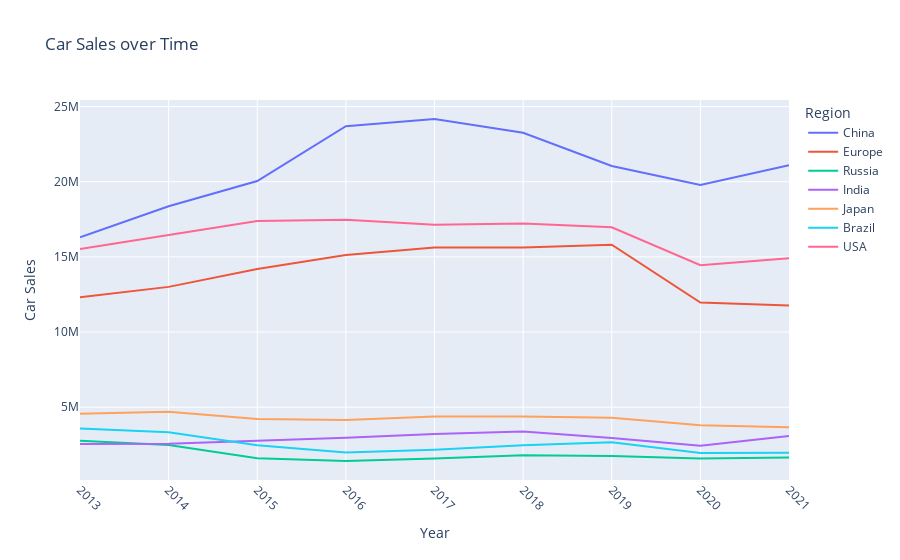

The code cell stored with this chart in its notebook:
### Code cell
import plotly.express as px
import pandas as pd
import numpy as np


fig_line=px.line(        
        year_df,
        x = "Year", #Columns from the data frame
        y = "Car Sales",
    color='Region',
        title = "Car Sales over Time"
)

    
fig_line.update_xaxes(tickangle= 45)  
fig_line.show()

### Figure 1 — Plotly figure (JSON) as saved in the notebook; plotly's stock layout.template omitted (floating-point values rounded to 4 significant figures)
{"data": [{"hovertemplate": "Region=China<br>Year=%{x}<br>Car Sales=%{y}<extra></extra>", "legendgroup": "China", "line": {"color": "#636efa", "dash": "solid"}, "marker": {"symbol": "circle"}, "mode": "lines", "name": "China", "orientation": "v", "showlegend": true, "x": ["2013", "2014", "2015", "2016", "2017", "2018", "2019", "2020", "2021"], "xaxis": "x", "y": [16303700, 18368900, 20047200, 23693400, 24171400, 23256300, 21045000, 19790000, 21090200], "yaxis": "y", "type": "scatter"}, {"hovertemplate": "Region=Europe<br>Year=%{x}<br>Car Sales=%{y}<extra></extra>", "legendgroup": "Europe", "line": {"color": "#EF553B", "dash": "solid"}, "marker": {"symbol": "circle"}, "mode": "lines", "name": "Europe", "orientation": "v", "showlegend": true, "x": ["2013", "2014", "2015", "2016", "2017", "2018", "2019", "2020", "2021"], "xaxis": "x", "y": [12308200, 13006500, 14201900, 15131700, 15631700, 15624500, 15805800, 11961200, 11774900], "yaxis": "y", "type": "scatter"}, {"hovertemplate": "Region=Russia<br>Year=%{x}<br>Car Sales=%{y}<extra></extra>", "legendgroup": "Russia", "line": {"color": "#00cc96", "dash": "solid"}, "marker": {"symbol": "circle"}, "mode": "lines", "name": "Russia", "orientation": "v", "showlegend": true, "x": ["2013", "2014", "2015", "2016", "2017", "2018", "2019", "2020", "2021"], "xaxis": "x", "y": [2777400, 2491400, 1601200, 1425800, 1595700, 1800600, 1759500, 1598800, 1666800], "yaxis": "y", "type": "scatter"}, {"hovertemplate": "Region=India<br>Year=%{x}<br>Car Sales=%{y}<extra></extra>", "legendgroup": "India", "line": {"color": "#ab63fa", "dash": "solid"}, "marker": {"symbol": "circle"}, "mode": "lines", "name": "India", "orientation": "v", "showlegend": true, "x": ["2013", "2014", "2015", "2016", "2017", "2018", "2019", "2020", "2021"], "xaxis": "x", "y": [2554000, 2570500, 2772700, 2966600, 3229100, 3394700, 2962100, 2435100, 3082400], "yaxis": "y", "type": "scatter"}, {"hovertemplate": "Region=Japan<br>Year=%{x}<br>Car Sales=%{y}<extra></extra>", "legendgroup": "Japan", "line": {"color": "#FFA15A", "dash": "solid"}, "marker": {"symbol": "circle"}, "mode": "lines", "name": "Japan", "orientation": "v", "showlegend": true, "x": ["2013", "2014", "2015", "2016", "2017", "2018", "2019", "2020", "2021"], "xaxis": "x", "y": [4562300, 4699600, 4215900, 4146500, 4386400, 4391200, 4301100, 3810000, 3675700], "yaxis": "y", "type": "scatter"}, {"hovertemplate": "Region=Brazil<br>Year=%{x}<br>Car Sales=%{y}<extra></extra>", "legendgroup": "Brazil", "line": {"color": "#19d3f3", "dash": "solid"}, "marker": {"symbol": "circle"}, "mode": "lines", "name": "Brazil", "orientation": "v", "showlegend": true, "x": ["2013", "2014", "2015", "2016", "2017", "2018", "2019", "2020", "2021"], "xaxis": "x", "y": [3579900, 3333400, 2480500, 1988600, 2176000, 2475400, 2665600, 1954800, 1977100], "yaxis": "y", "type": "scatter"}, {"hovertemplate": "Region=USA<br>Year=%{x}<br>Car Sales=%{y}<extra></extra>", "legendgroup": "USA", "line": {"color": "#FF6692", "dash": "solid"}, "marker": {"symbol": "circle"}, "mode": "lines", "name": "USA", "orientation": "v", "showlegend": true, "x": ["2013", "2014", "2015", "2016", "2017", "2018", "2019", "2020", "2021"], "xaxis": "x", "y": [15531600, 16435300, 17386300, 17465000, 17134700, 17215200, 16965200, 14450800, 14913700], "yaxis": "y", "type": "scatter"}], "layout": {"xaxis": {"anchor": "y", "domain": [0, 1], "title": {"text": "Year"}, "tickangle": 45}, "yaxis": {"anchor": "x", "domain": [0, 1], "title": {"text": "Car Sales"}}, "legend": {"title": {"text": "Region"}, "tracegroupgap": 0}, "title": {"text": "Car Sales over Time"}}}
